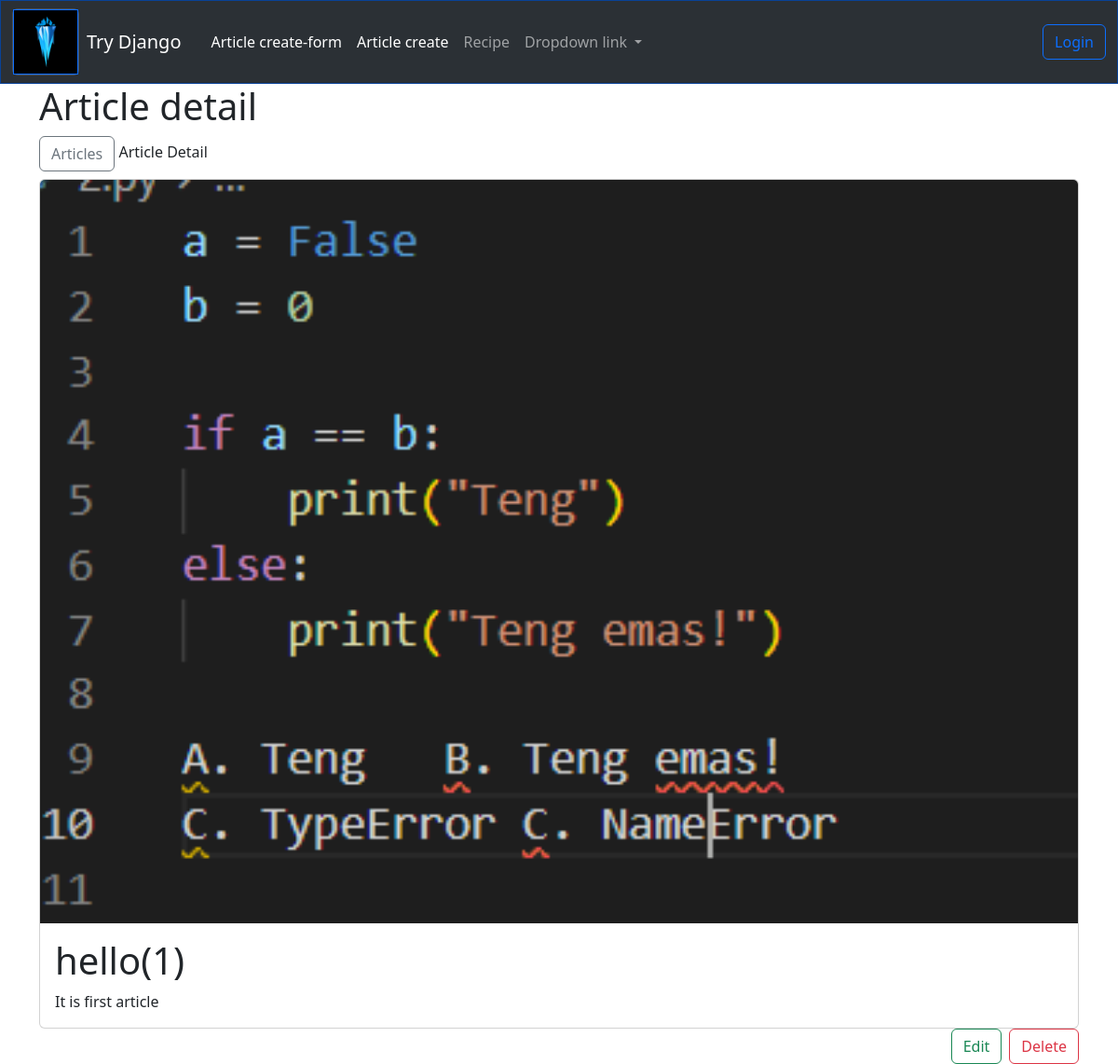
/article/hello/, run on the app's committed database.
### article/models.py (models this page shows, shortened)
class Article(models.Model):
    title = models.CharField(max_length=221)
    slug = models.SlugField(null=True, )
    content = models.TextField(null=True, blank=True)
    image = models.ImageField(upload_to='articles/', null=True, blank=True)
    modified_date = models.DateTimeField(auto_now=True)
    created_date = models.DateTimeField(auto_now_add=True)
    objects = ArticleManager()

### article/views.py (the view)
# urls.py: path('article/<slug:slug>/', article_detail, name='detail'),
def article_detail(request, slug):
    article = Article.objects.get(slug=slug)
    context = {
        'object': article
    }
    return render(request, 'article/detail.html', context)

### article/models.py (called while the page is built)
    def get_queryset(self):
        return ArticleQuerySet(self.model, using=self._db)

### templates/article/detail.html
{% extends 'base.html' %}
{% block header %}
    <h1>Article detail</h1>
{% endblock %}
{% block content %}
    {% block primary_linc %}
        {{ block.super }}
        <span>Article Detail</span>
    {% endblock %}
    <div class="card mt-2 justify-content-center">
        {% if object.image %}
            <img src="{{ object.image.url }}" class="card-img-top" alt="...">
        {% endif %}
      <div class="card-body">
          <h1>{{ object.title }}({{ object.id }})</h1>
          <p class="card-text">{{ object.content }}</p>
      </div>
    </div>
    <div class="row">
        <div class="col-12">
            <div class="d-grid gap-2 d-md-flex justify-content-md-end">
                <span>
                    <a class="btn btn-outline-success" href="{% url 'article:change-form' object.slug %} ">Edit</a>
                </span>
                <span>
                    <a class="btn btn-outline-danger" href="{% url 'article:delete-form' object.slug %} ">Delete</a>
                </span>
            </div>
        </div>
    </div>
{% endblock %}

### data on the page
Article: image (picture), title "hello", id "1", content "It is first article"
